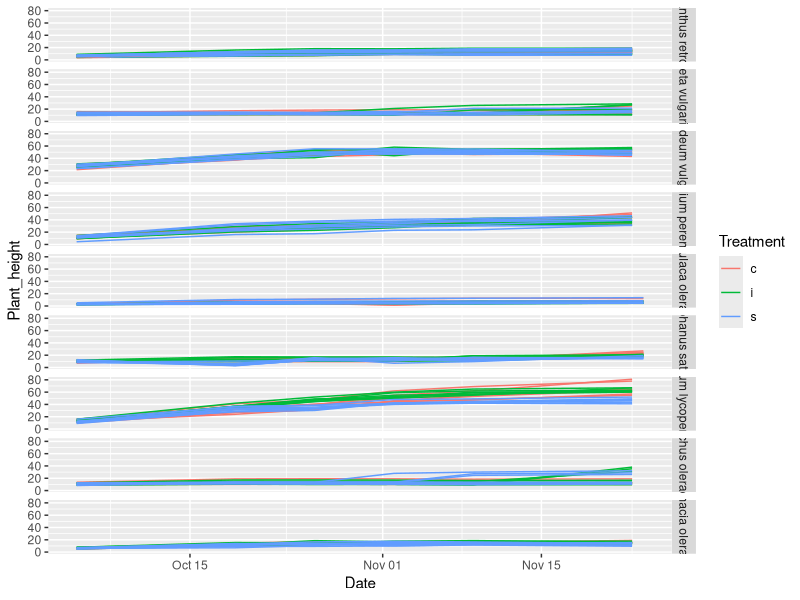
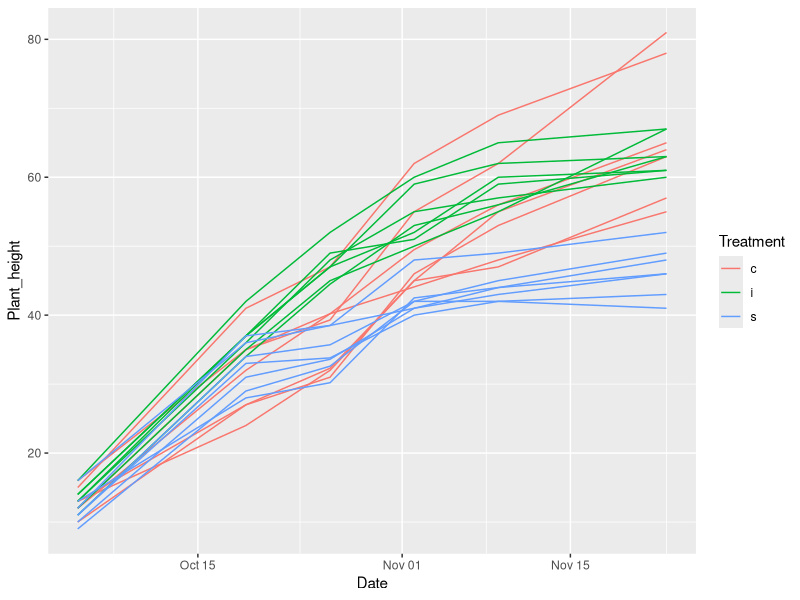
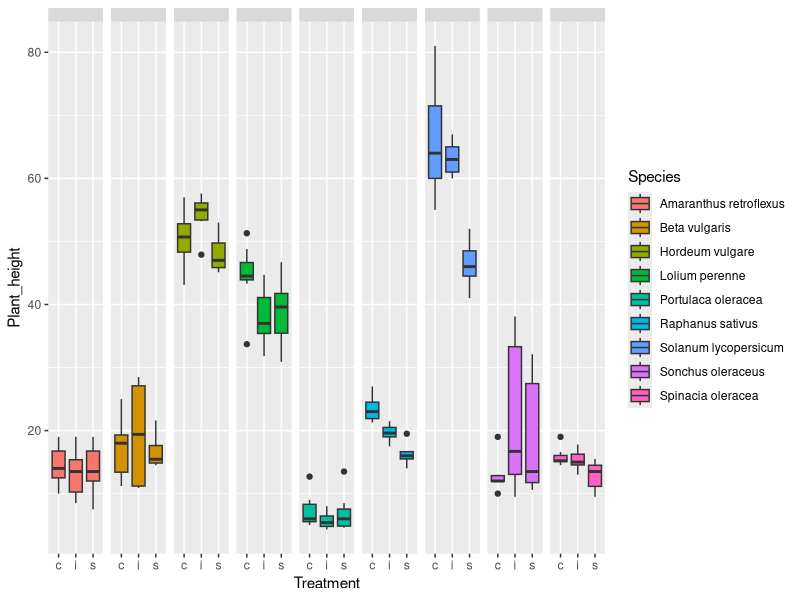
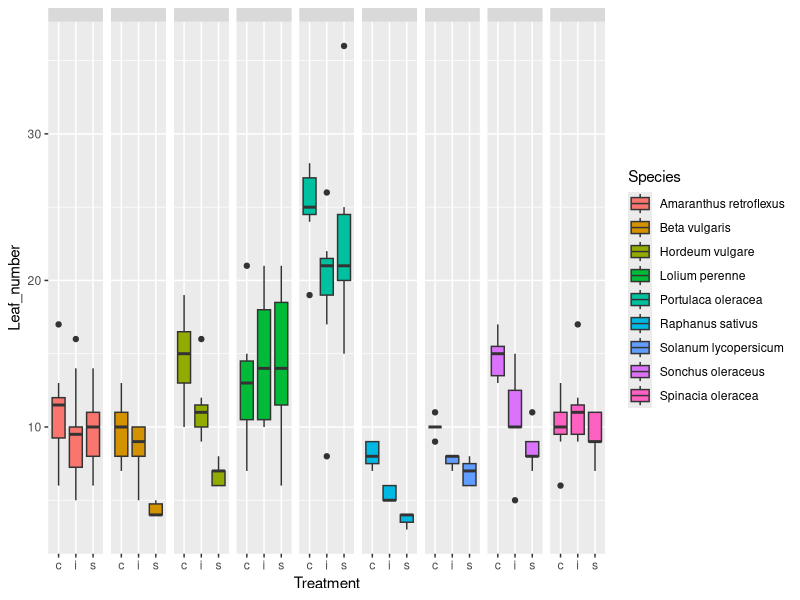
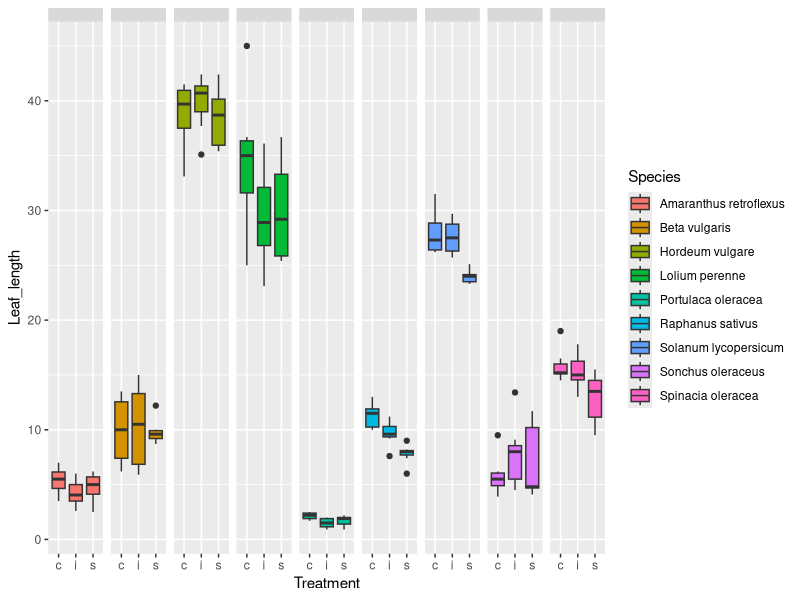
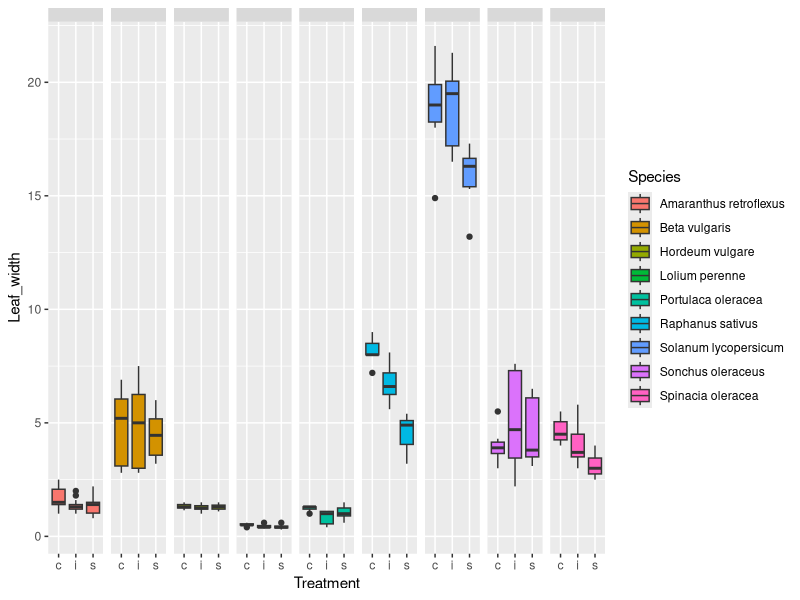
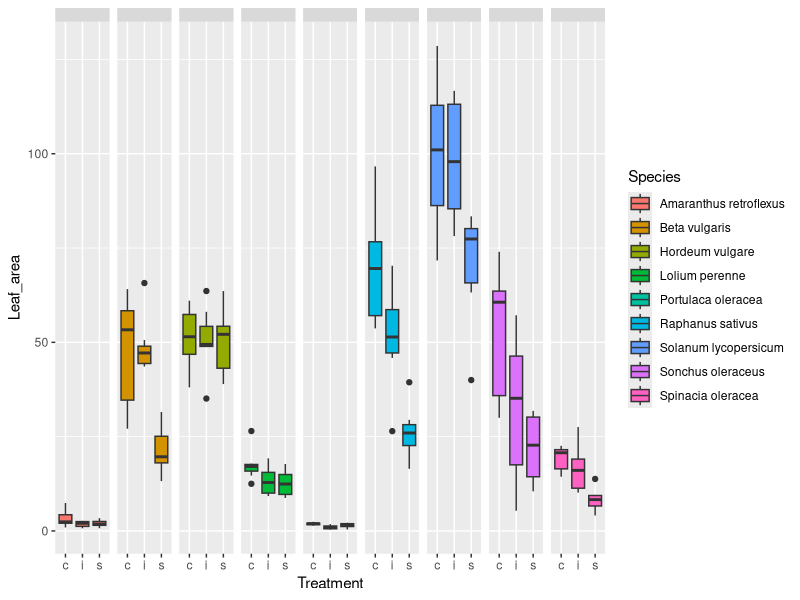
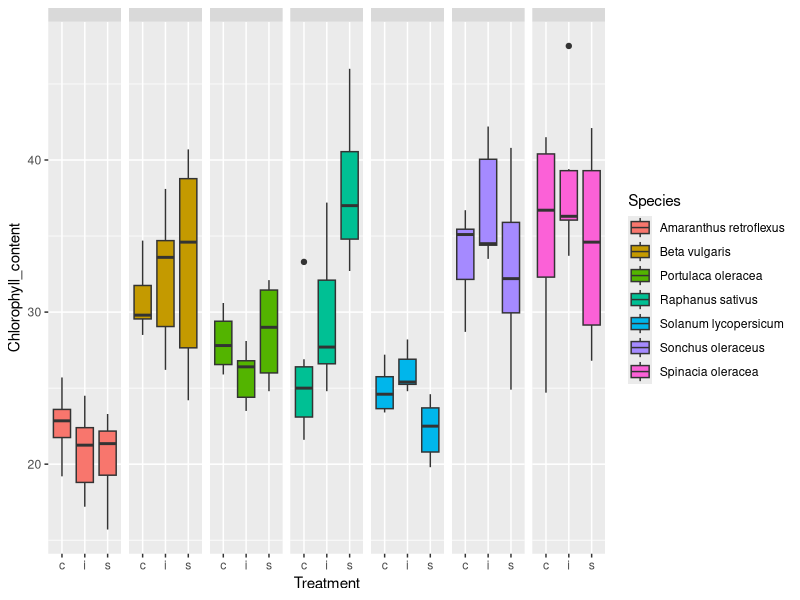

Recreate these plots in R, in order.
## ---- chunk 1
knitr::opts_chunk$set(echo = TRUE)
## ---- chunk 2
# install.packages("readxl")
readxl::read_excel("data_dec/water_stress.xlsx")
d0 <- readxl::read_excel("data_dec/water_stress.xlsx", sheet = "Data")
## ---- chunk 3
# install.packages("ggplot2", dependencies = TRUE)
library(ggplot2)

# All species
ggplot(d0, aes(x= Date, y= Plant_height, group= PlantId, color= Treatment)) + 
  geom_line()+
  facet_grid(Species ~.)

## ---- chunk 4
# For Solanum lycopersicum
s1 <- d0[d0$Species=="Solanum lycopersicum",]
ggplot(s1, aes(x= Date, y= Plant_height, group= PlantId, color= Treatment)) + 
  geom_line()

## ---- chunk 5


## ---- chunk 6

## ---- chunk 7

## ---- chunk 8

## ---- chunk 9

## ---- chunk 10

## ---- chunk 11

## ---- chunk 12

## ---- chunk 13

## ---- chunk 14
#Packages
#install.packages(c("ggplot2", "ggpubr", "tidyverse", "broom", "AICcmodavg"), , dependencies = TRUE)
library(ggplot2)
library(ggpubr)
library(tidyverse)
library(broom)

#Import data
d0 <- readxl::read_excel("data_dec/water_stress.xlsx", sheet = "Data")
d0
names(d0)
## ---- chunk 15
d1 <- d0[d0$Week == "W6" , c("Treatment", "Species", "Plant_height") ]
d1 <- na.exclude(d1) #remove the ones with empty cells 
lm1 <- lm(Plant_height ~ Treatment + Species, data=d1)
anova(lm1)
summary(lm1)
ggplot(d1, aes(x= Treatment, y= Plant_height, fill= Species)) + 
  geom_boxplot() +
  facet_grid(. ~ Species) +
  theme(strip.text.x = element_text(size=0))

## ---- chunk 16
d1 <- d0[d0$Week == "W6" , c("Treatment", "Species", "Leaf_number") ]
d1 <- na.exclude(d1) #remove the ones with empty cells 
lm1 <- lm(Leaf_number ~ Treatment + Species, data=d1)
anova(lm1)
summary(lm1)
ggplot(d1, aes(x= Treatment, y= Leaf_number, fill= Species)) + 
  geom_boxplot() +
  facet_grid(. ~ Species) +
  theme(strip.text.x = element_text(size=0))

## ---- chunk 17
d1 <- d0[d0$Week == "W6" , c("Treatment", "Species", "Leaf_length") ]
d1 <- na.exclude(d1) #remove the ones with empty cells 
lm1 <- lm(Leaf_length ~ Treatment + Species, data=d1)
anova(lm1)
summary(lm1)
ggplot(d1, aes(x= Treatment, y= Leaf_length, fill= Species)) + 
  geom_boxplot() +
  facet_grid(. ~ Species) +
  theme(strip.text.x = element_text(size=0))

## ---- chunk 18
d1 <- d0[d0$Week == "W6" , c("Treatment", "Species", "Leaf_width") ]
d1 <- na.exclude(d1) #remove the ones with empty cells 
lm1 <- lm(Leaf_width ~ Treatment + Species, data=d1)
anova(lm1)
summary(lm1)
ggplot(d1, aes(x= Treatment, y=Leaf_width, fill= Species)) + 
  geom_boxplot() +
  facet_grid(. ~ Species) +
  theme(strip.text.x = element_text(size=0))

## ---- chunk 19
d1 <- d0[d0$Week == "W6" , c("Treatment", "Species", "Leaf_area") ]
d1 <- na.exclude(d1) #remove the ones with empty cells 
lm1 <- lm(Leaf_area ~ Treatment + Species, data=d1)
anova(lm1)
summary(lm1)
ggplot(d1, aes(x= Treatment, y=Leaf_area, fill= Species)) + 
  geom_boxplot() +
  facet_grid(. ~ Species) +
  theme(strip.text.x = element_text(size=0))

## ---- chunk 20
d1 <- d0[d0$Week == "W6" , c("Treatment", "Species", "Chlorophyll_content") ]
d1 <- na.exclude(d1) #remove the ones with empty cells 
lm1 <- lm(Chlorophyll_content ~ Treatment + Species, data=d1)
anova(lm1)
summary(lm1)
ggplot(d1, aes(x= Treatment, y=Chlorophyll_content, fill= Species)) + 
  geom_boxplot() +
  facet_grid(. ~ Species) +
  theme(strip.text.x = element_text(size=0))

## ---- chunk 21
d1 <- d0[d0$Week == "W6" , c("Treatment", "Species", "Aerial_fresh_weight") ]
d1 <- na.exclude(d1) #remove the ones with empty cells 
lm1 <- lm(Aerial_fresh_weight ~ Treatment + Species, data=d1)
anova(lm1)
summary(lm1)
ggplot(d1, aes(x= Treatment, y=Aerial_fresh_weight, fill= Species)) + 
  geom_boxplot() +
  facet_grid(. ~ Species) +
  theme(strip.text.x = element_text(size=0))

## ---- chunk 22
d1 <- d0[d0$Week == "W6" , c("Treatment", "Species", "Aerial_dry_weight") ]
d1 <- na.exclude(d1) #remove the ones with empty cells 
lm1 <- lm(Aerial_dry_weight ~ Treatment + Species, data=d1)
anova(lm1)
summary(lm1)
ggplot(d1, aes(x= Treatment, y=Aerial_dry_weight, fill= Species)) + 
  geom_boxplot() +
  facet_grid(. ~ Species) +
  theme(strip.text.x = element_text(size=0))

## ---- chunk 23
d1 <- d0[d0$Week == "W6" , c("Treatment", "Species", "Root_length") ]
d1 <- na.exclude(d1) #remove the ones with empty cells 
lm1 <- lm(Root_length ~ Treatment + Species, data=d1)
anova(lm1)
summary(lm1)
ggplot(d1, aes(x= Treatment, y=Root_length, fill= Species)) + 
  geom_boxplot() +
  facet_grid(. ~ Species) +
  theme(strip.text.x = element_text(size=0))

